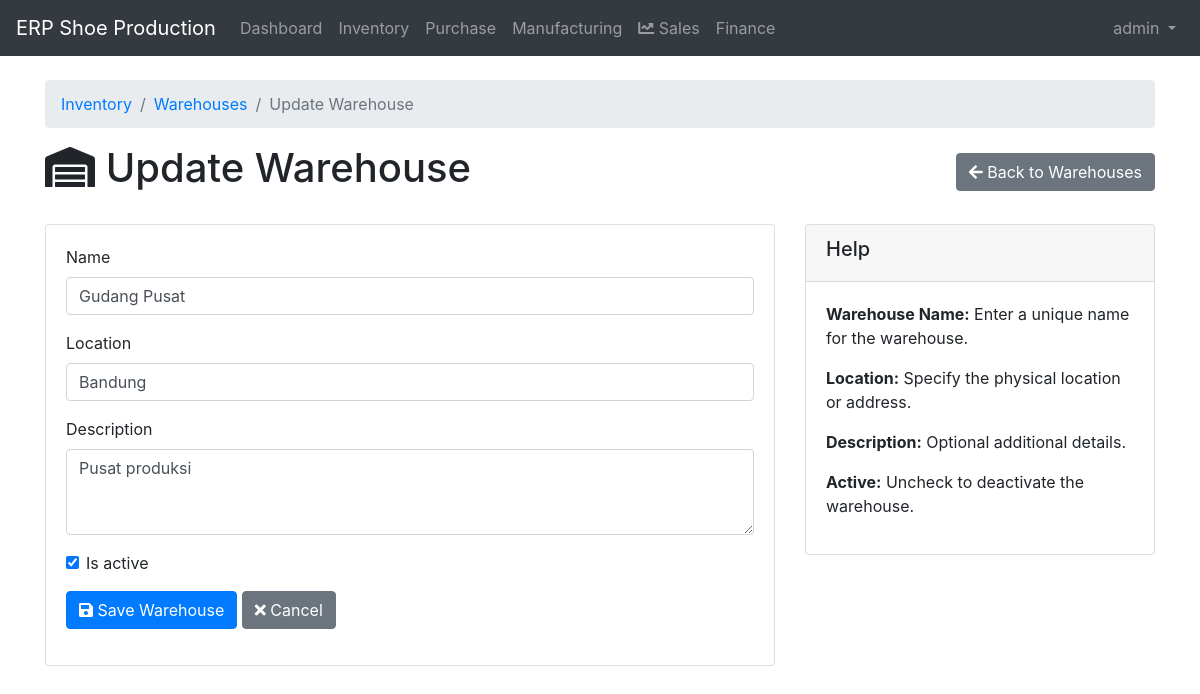
Screenshot of /inventory/warehouses/1/update/ (signed in) with the database file from the repository.
### inventory/models.py (models this page shows, shortened)
class Warehouse(models.Model):
    name = models.CharField(max_length=100)
    location = models.CharField(max_length=200)
    description = models.TextField(blank=True)
    is_active = models.BooleanField(default=True)
    created_at = models.DateTimeField(auto_now_add=True)
    updated_at = models.DateTimeField(auto_now=True)

### inventory/views.py (the view)
# urls.py: path('warehouses/<int:pk>/update/', views.warehouse_update, name='warehouse_update'),
@login_required
def warehouse_update(request, pk):
    warehouse = get_object_or_404(Warehouse, pk=pk)
    if request.method == 'POST':
        form = WarehouseForm(request.POST, instance=warehouse)
        if form.is_valid():
            form.save()
            messages.success(request, 'Warehouse updated successfully.')
            return redirect('warehouse_list')
    else:
        form = WarehouseForm(instance=warehouse)
    context = {
        'form': form,
        'warehouse': warehouse,
        'title': 'Update Warehouse'
    }
    return render(request, 'inventory/warehouse_form.html', context)

### inventory/forms.py
class WarehouseForm(forms.ModelForm):
    class Meta:
        model = Warehouse
        fields = ['name', 'location', 'description', 'is_active']
        widgets = {
            'description': forms.Textarea(attrs={'rows': 3}),
        }

### templates/inventory/warehouse_form.html (shortened to what this page needs)
{% extends 'base.html' %}
{% load bootstrap4 %}
{% block content %}
<div class="row">
    <div class="col-12">
        <nav aria-label="breadcrumb">
            <ol class="breadcrumb">
                <li class="breadcrumb-item"><a href="{% url 'inventory_list' %}">Inventory</a></li>
                <li class="breadcrumb-item"><a href="{% url 'warehouse_list' %}">Warehouses</a></li>
                <li class="breadcrumb-item active">{{ title }}</li>
            </ol>
        </nav>
        <div class="d-flex justify-content-between align-items-center">
            <h1><i class="fas fa-warehouse"></i> {{ title }}</h1>
            <a href="{% url 'warehouse_list' %}" class="btn btn-secondary">
                <i class="fas fa-arrow-left"></i> Back to Warehouses
            </a>
        </div>
    </div>
</div>
<div class="row mt-4">
    <div class="col-md-8">
        <div class="card">
            <div class="card-body">
                <form method="post">
                    {% bootstrap_form form %}
                    <div class="form-group">
                        <button type="submit" class="btn btn-primary">
                            <i class="fas fa-save"></i> Save Warehouse
                        </button>
                        <a href="{% url 'warehouse_list' %}" class="btn btn-secondary">
                            <i class="fas fa-times"></i> Cancel
                        </a>
                    </div>
                </form>
            </div>
        </div>
    </div>
    <div class="col-md-4">
        <div class="card">
            <div class="card-header">
                <h5>Help</h5>
            </div>
            <div class="card-body">
                <p><strong>Warehouse Name:</strong> Enter a unique name for the warehouse.</p>
                <p><strong>Location:</strong> Specify the physical location or address.</p>
                <p><strong>Description:</strong> Optional additional details.</p>
                <p><strong>Active:</strong> Uncheck to deactivate the warehouse.</p>
            </div>
        </div>
    </div>
</div>
{% endblock %}

### templates/base.html (shortened to what this page needs)
<!DOCTYPE html>
<html lang="en">
<head>
    <link href="https://stackpath.bootstrapcdn.com/bootstrap/4.5.2/css/bootstrap.min.css" rel="stylesheet">
    <link rel="stylesheet" href="https://cdnjs.cloudflare.com/ajax/libs/font-awesome/5.15.1/css/all.min.css">
</head>
<body>
    <nav class="navbar navbar-expand-lg navbar-dark bg-dark">
        <a class="navbar-brand" href="{% url 'dashboard' %}">ERP Shoe Production</a>
        <div class="collapse navbar-collapse" id="navbarNav">
            <ul class="navbar-nav mr-auto">
                <li class="nav-item">
                    <a class="nav-link" href="{% url 'dashboard' %}">Dashboard</a>
                </li>
                {% if user.is_authenticated %}
                    {% if user.userprofile.role == 'admin' or user.userprofile.role == 'inventory_manager' %}
                    <li class="nav-item">
                        <a class="nav-link" href="{% url 'inventory_list' %}">Inventory</a>
                    </li>
                    {% endif %}
                    {% if user.userprofile.role == 'admin' or user.userprofile.role == 'purchase_manager' %}
                    <li class="nav-item">
                        <a class="nav-link" href="{% url 'purchase_list' %}">Purchase</a>
                    </li>
                    {% endif %}
                    {% if user.userprofile.role == 'admin' or user.userprofile.role == 'manufacturing_manager' %}
                    <li class="nav-item">
                        <a class="nav-link" href="{% url 'manufacturing_list' %}">Manufacturing</a>
                    </li>
                    {% endif %}
                    {% if user.userprofile.role == 'admin' or user.userprofile.role == 'sales_manager' %}
                    <li class="nav-item">
                        <a class="nav-link" href="{% url 'sales_list' %}">
                            <i class="fas fa-chart-line"></i> Sales
                        </a>
                    </li>
                    {% endif %}
                    {% if user.userprofile.role == 'admin' or user.userprofile.role == 'finance_manager' %}
                    <li class="nav-item">
                        <a class="nav-link" href="{% url 'finance_dashboard' %}">Finance</a>
                    </li>
                    {% endif %}
                {% endif %}
            </ul>
            <ul class="navbar-nav">
                {% if user.is_authenticated %}
                <li class="nav-item dropdown">
                    <a class="nav-link dropdown-toggle" href="#" id="navbarDropdown" role="button" data-toggle="dropdown" aria-haspopup="true" aria-expanded="false">
                        {{ user.username }}
                    </a>
                </li>
                {% else %}
                <li class="nav-item">
                    <a class="nav-link" href="{% url 'login' %}">Login</a>
                </li>
                {% endif %}
            </ul>
        </div>
    </nav>
    <div class="container mt-4">
        {% block content %}{% endblock %}
    </div>
</body>
</html>

### rows the page displays
Warehouse: name "Gudang Pusat", location "Bandung", description "Pusat produksi", is_active "☑"

### other values shown
{{ user.username }} "admin"
{{ title }} "Update Warehouse"
